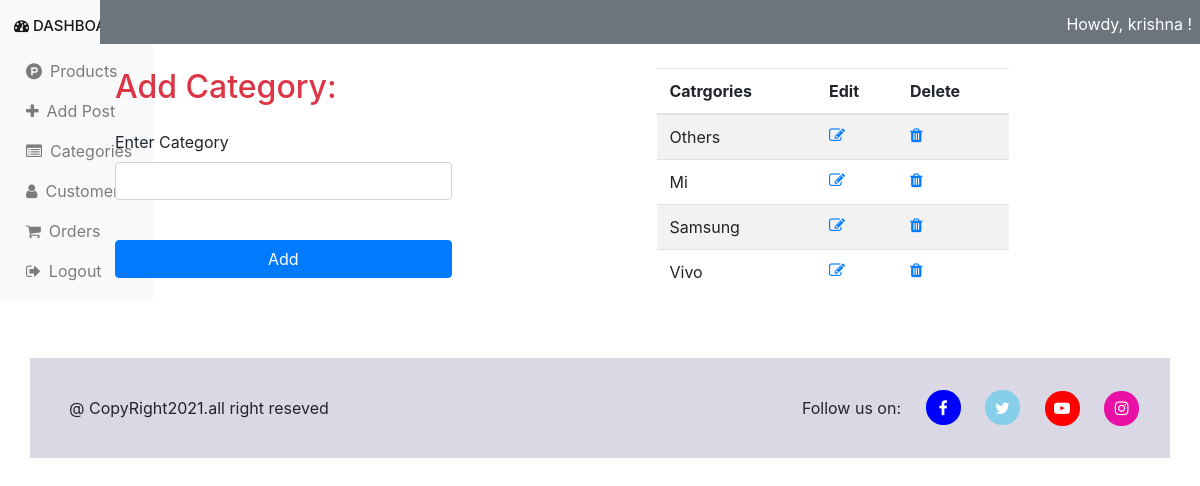
The app's page /addbrand.php (signed in) with its own data.
### tables this page shows
CREATE TABLE `brand` (
  `id` int(11) UNSIGNED NOT NULL,
  `brand_name` varchar(250) NOT NULL
);

### addbrand.php (the view, shortened to what this page needs)
<?php
if(isset($_SESSION['admin'])){;
  ?>
<div class="row no-gutters">
	<div class="col-sm-1">
		<?php
		require"dashboard1.php";
		?>
	</div>
	<div class="col-sm">
		<?php require "dashboard.php"; ?>
<?php  $errbrand=""; ?>
<div class="container addbrand">
<div class="  row my-4 ">
	<div class="col-md-4 ">
		<h2 class="text-danger">Add Category:</h2>
		<form method="post" id="addpostform" action="">
			<div class="form-group">
				<label class="form-label mt-3"> Enter Category</label>
				<input class="form-control" type="text" name="brand_name" id="addbrand">
				<span class="error"><?php echo "$errbrand"; ?></span><br>
				<button type="submit" class="btn btn-block btn-primary my-3"
				name="submit" onclick="return addbrand()">Add</button>
			</div>
		 </form>
	</div>
	<div class="col-md d-flex justify-content-center">
		<table class="table table-striped">
			<thead>
				<tr>
					<th>Catrgories</th>
					<th>Edit</th>
					<th>Delete</th>
				</tr>
			</thead>
			<tbody>
				<?php require"db.php";
				$sql = "SELECT * FROM brand ORDER BY id DESC";
				$result = $conn->query($sql);
				if($result->num_rows>0){
					while($row=$result->fetch_assoc()){;?>
						<tr>
					<td><?php echo $row['brand_name'] ?></td>
					<td><a href="<?php echo $siteurl;?>/editbrand.php?editbrand=<?php echo $row["id"] ?>"><i class="fa fa-edit"></i></a></td>
					<td><a href="<?php echo $siteurl;?>/deletebrand.php?deletebrand=<?php echo $row["id"] ?>"><i class="fa fa-trash"></i></a></td>
				</tr>
					<?php }
				}
				?>
			</tbody>
		</table>
	</div>
</div>
</div>
</div>
</div>
<?php require "footer.php";?>
<?php
}
else{
	header("location:admin-login.php");
}
?>

### css/style.css (style rules this page uses)
.addbrand table { width: 50% !important; }

### records on screen
brand: brand_name "Others"
brand: brand_name "Mi"
brand: brand_name "Samsung"
brand: brand_name "Vivo"

### other values on screen
$_SESSION['admin'] "krishna"
